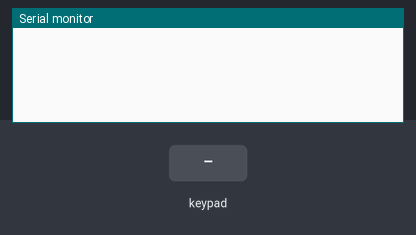
The sketch below on a simulated Arduino Uno, built with avr-gcc and run on an emulated ATmega328P. Parts: the last lines printed to the serial monitor. The test bench sets the inputs (shaded band).

Above: at 1.2 s.
1.3 s: key '1' pressed
At 2.1 s:
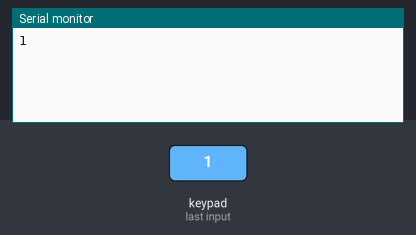
2.8 s: keypad keys 9 8 7 6 pressed 0.4 s apart
At 5.4 s:
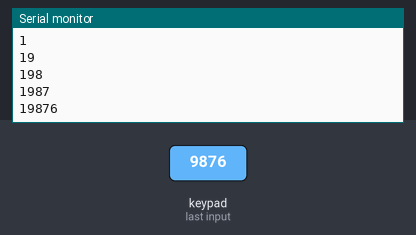
5.9 s: key '2' pressed
At 7.1 s:
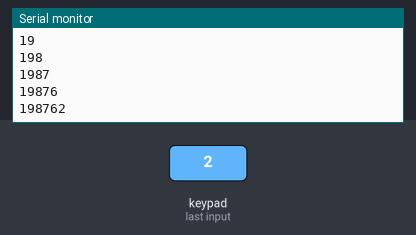
7.4 s: keypad keys 9 8 7 6 # pressed 0.4 s apart
At 10.1 s:
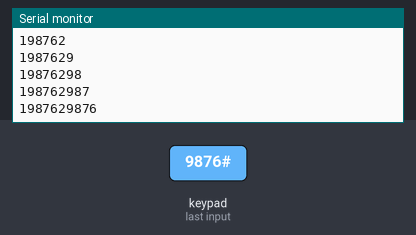
Timing chart, 0 to 11.6 s (numbered marks = the images above; inputs shaded):
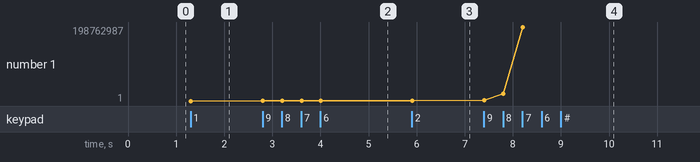

The sketch:

slave2.ino
```cpp
#include<Wire.h>
#include <Keypad.h>

const byte ROWS = 4;//no. of rows on keypad
const byte COLS = 4;//no. of columns on the keypad
char value;
bool firstNumState = true;
String firstNum="";


char keymap[ROWS][COLS] =
{
  {'1', '2', '3', 'A'},
  {'4', '5', '6', 'B'},
  {'7', '8', '9', 'C'},
  {'*', '0', '#', 'D'}
};

//Keypad connections to the arduino
byte rowPins[ROWS] = {9, 8, 7, 6};
byte colPins[COLS] = {5, 4, 3, 2};

//initializes an instance of the keypad class
Keypad customKeypad = Keypad(makeKeymap(keymap), rowPins, colPins, ROWS, COLS);

void setup(){
  Wire.begin(2);
  Wire.onRequest(requestEvent);
  Serial.begin(9600);
}

void loop(){

  char keypressed = customKeypad.getKey();
  value = keypressed;
  if (keypressed != NO_KEY && (keypressed=='1'||keypressed=='2'||keypressed=='3'||keypressed=='4'||keypressed=='5'||keypressed=='6'||keypressed=='7'||keypressed=='8'||keypressed=='9'||keypressed=='0')){
    /*do{
      firstNum = firstNum+keypressed;
      Serial.println(firstNum);
    }while(keypressed=='A');*/


     if (firstNumState == true) {
      firstNum = firstNum + keypressed;
       Serial.println(firstNum);
    }
    /*else {
      secondNum = secondNum + keypressed;
      Serial.print(keypressed);
    }*/
  }
  if(keypressed=='C'){
    firstNum="";
  }
  //Serial.println(value);
  //delay(500);
  //firstNum.toInt();
}

//request event
void requestEvent()
{
  Wire.write(firstNum.toInt());
}
```

Measured:
- after the input at 1.3 s, the serial monitor: prints a new line at once (image 1)
- after the input at 2.8 s, the serial monitor: prints a new line at once (image 2)
- after the input at 5.9 s, the serial monitor: prints a new line at once (image 3)
- after the input at 7.4 s, the serial monitor: prints a new line at once (image 4)
- plotted number 1: 1 → 19876 after the input at 2.8 s, 19876 → 198762 after the input at 5.9 s, 198762 → 198762987 after the input at 7.4 s
